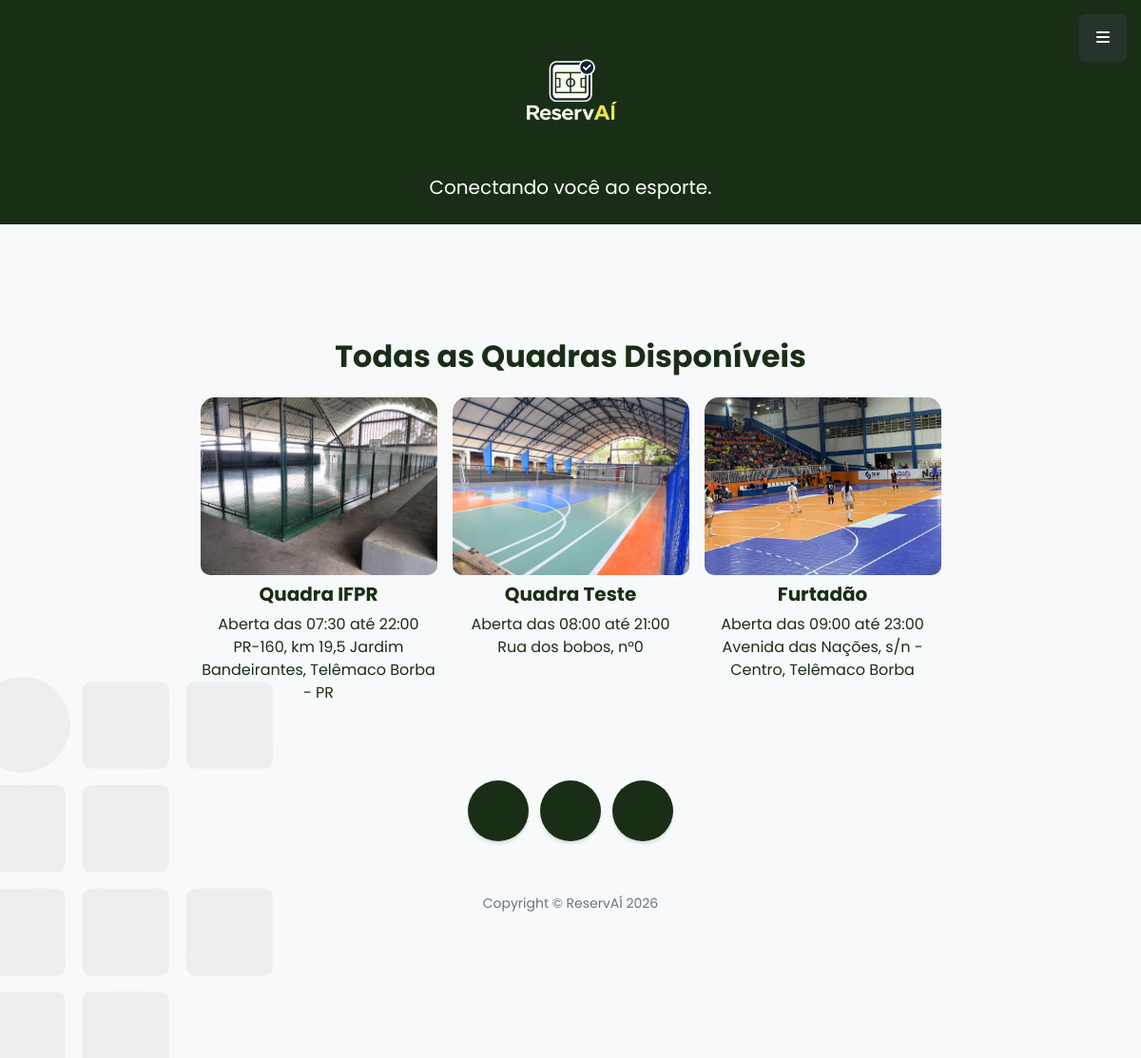
/quadras.php, run on an earlier commit of the app's database.
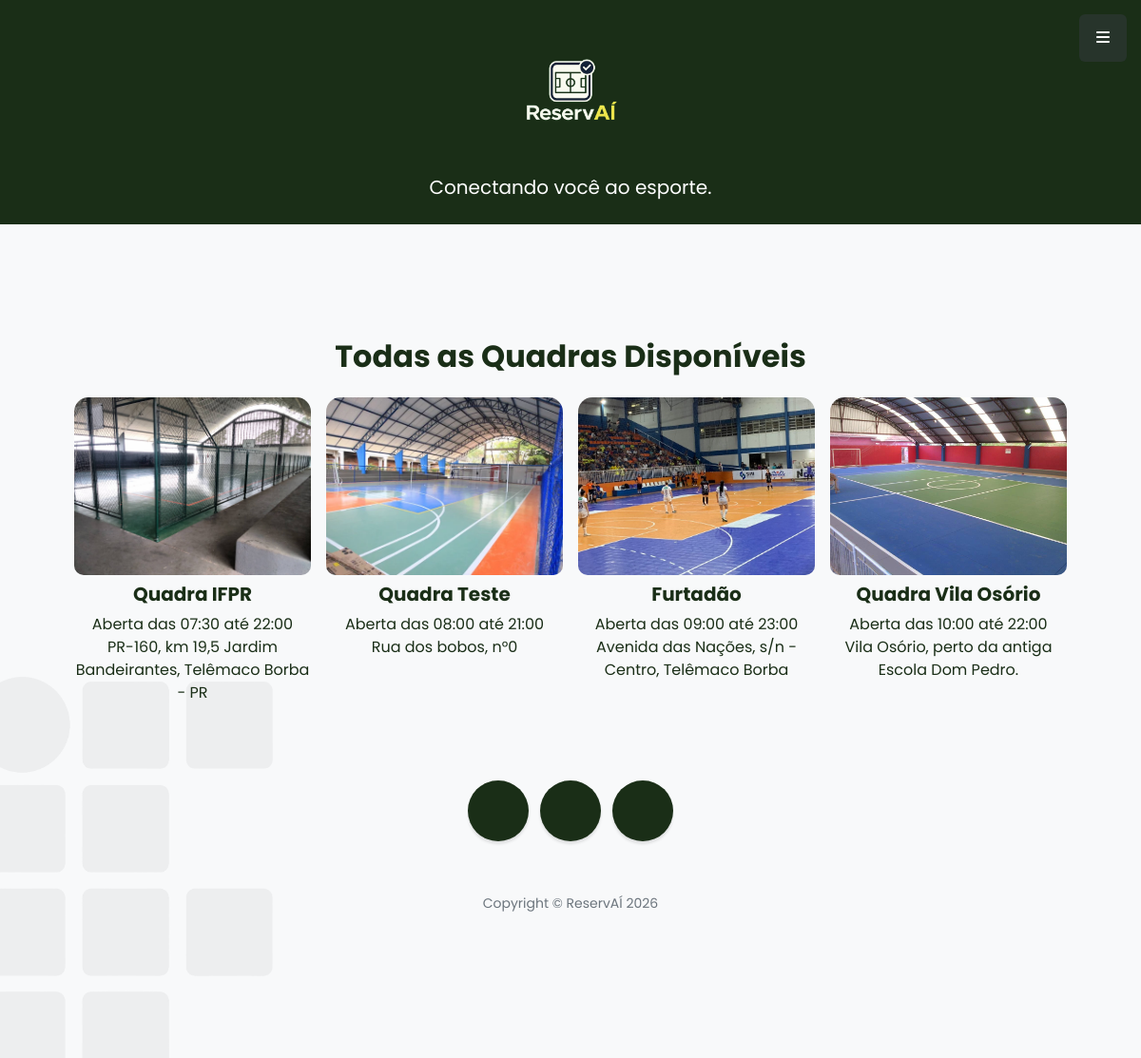
And on a later commit of the database.
### tables this page shows
CREATE TABLE `quadras` (
  `idQuadra` int NOT NULL,
  `fotoQuadra` varchar(200) NOT NULL,
  `nomeQuadra` varchar(100) NOT NULL,
  `esportes` varchar(100) NOT NULL,
  `localizacao` varchar(100) NOT NULL,
  `horarioAbertura` time NOT NULL,
  `horarioFechamento` time NOT NULL
);

### quadras.php (the view, shortened to what this page needs)
<?php include "header.php" ?>
<div class="d-flex justify-content-center mb-3">
    <h2>Todas as Quadras Disponíveis</h2>
</div>
<?php
    $listarQuadras = "SELECT * FROM Quadras";
    include "conexaoBD.php";
    $res          = mysqli_query($conn, $listarQuadras) or die("Erro ao tentar listar Quadras!");
    echo "<div class='row gx-3 gy-3 justify-content-center'>";
    while($Quadra = mysqli_fetch_assoc($res)){
        $idQuadra   = $Quadra['idQuadra'];
        $fotoQuadra = $Quadra['fotoQuadra'];
        $nomeQuadra = $Quadra['nomeQuadra'];
        $localizacao = $Quadra['localizacao'];
        $horarioAbertura = $Quadra['horarioAbertura'];
        $horarioFechamento = $Quadra['horarioFechamento'];
        $horarioAberturaCortada =  substr($horarioAbertura, 0, 5);
        $horarioFechamentoCortada = substr($horarioFechamento, 0, 5);
        echo "
            <div class='col-6 col-sm-4 col-md-3'>
                <a class='portfolio-item text-decoration-none' href='formReservaQuadra.php?idQuadra=$idQuadra' style='border-radius: 15px; overflow: hidden; display: block;' title='Clique aqui para reservar a $nomeQuadra'>
                    <div class='caption-content mb-2' style='aspect-ratio: 4/3; overflow: hidden; border-radius: 10px;'>
                        <img class='img-fluid w-100 h-100' src='$fotoQuadra' style='object-fit: cover;'/>
                    </div>
                    <div class='h5 text-center' style='color: #1a2e17;'>$nomeQuadra</div>
                    <div class='p text-center' style='color: #1a2e17;'>Aberta das $horarioAberturaCortada até $horarioFechamentoCortada</div>
                    <div class='p text-center' style='color: #1a2e17;'>$localizacao</div>
                </a>
            </div>
        ";
    }
    echo "</div>";
?>
<?php include "footer.php" ?>

What changed in the data, as far as the page shows it:
added quadras: fotoQuadra (picture), nomeQuadra "Quadra Vila Osório", horarioAbertura "10:00", horarioFechamento "22:00", localizacao "Vila Osório, perto da antiga Escola Dom Pedro."
